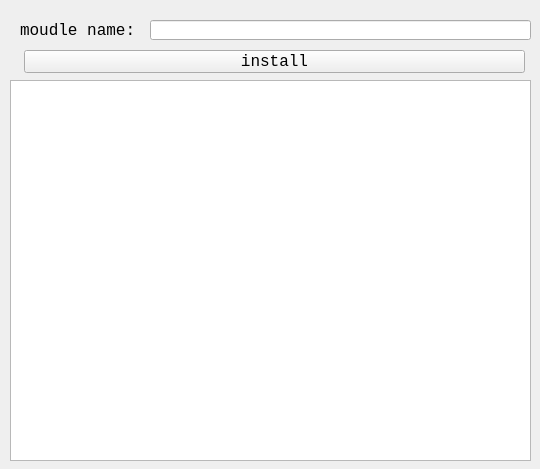
<?xml version="1.0" encoding="UTF-8"?>
<ui version="4.0">
 <class>MainWindow</class>
 <widget class="QMainWindow" name="MainWindow">
  <property name="geometry">
   <rect>
    <x>0</x>
    <y>0</y>
    <width>540</width>
    <height>469</height>
   </rect>
  </property>
  <property name="windowTitle">
   <string>python moudle install</string>
  </property>
  <widget class="QWidget" name="centralwidget">
   <widget class="QLabel" name="label">
    <property name="geometry">
     <rect>
      <x>20</x>
      <y>10</y>
      <width>121</width>
      <height>41</height>
     </rect>
    </property>
    <property name="font">
     <font>
      <family>Consolas</family>
      <pointsize>12</pointsize>
     </font>
    </property>
    <property name="text">
     <string>moudle name:</string>
    </property>
   </widget>
   <widget class="QLineEdit" name="lineEdit">
    <property name="geometry">
     <rect>
      <x>150</x>
      <y>20</y>
      <width>381</width>
      <height>20</height>
     </rect>
    </property>
   </widget>
   <widget class="QTextBrowser" name="textBrowser">
    <property name="geometry">
     <rect>
      <x>10</x>
      <y>80</y>
      <width>521</width>
      <height>381</height>
     </rect>
    </property>
   </widget>
   <widget class="QPushButton" name="pushButton">
    <property name="geometry">
     <rect>
      <x>24</x>
      <y>50</y>
      <width>501</width>
      <height>23</height>
     </rect>
    </property>
    <property name="font">
     <font>
      <family>Consolas</family>
      <pointsize>12</pointsize>
     </font>
    </property>
    <property name="text">
     <string>install</string>
    </property>
   </widget>
  </widget>
 </widget>
 <resources/>
 <connections/>
</ui>
